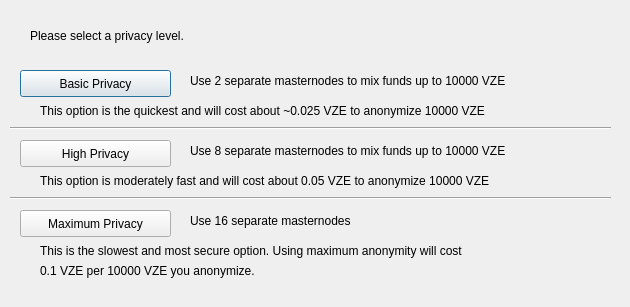
<?xml version="1.0" encoding="UTF-8"?>
<ui version="4.0">
 <class>ObfuscationConfig</class>
 <widget class="QDialog" name="ObfuscationConfig">
  <property name="geometry">
   <rect>
    <x>0</x>
    <y>0</y>
    <width>630</width>
    <height>307</height>
   </rect>
  </property>
  <property name="windowTitle">
   <string>Configure Obfuscation</string>
  </property>
  <widget class="QPushButton" name="buttonBasic">
   <property name="geometry">
    <rect>
     <x>20</x>
     <y>70</y>
     <width>151</width>
     <height>27</height>
    </rect>
   </property>
   <property name="text">
    <string>Basic Privacy</string>
   </property>
  </widget>
  <widget class="QPushButton" name="buttonHigh">
   <property name="geometry">
    <rect>
     <x>20</x>
     <y>140</y>
     <width>151</width>
     <height>27</height>
    </rect>
   </property>
   <property name="text">
    <string>High Privacy</string>
   </property>
  </widget>
  <widget class="QPushButton" name="buttonMax">
   <property name="geometry">
    <rect>
     <x>20</x>
     <y>210</y>
     <width>151</width>
     <height>27</height>
    </rect>
   </property>
   <property name="text">
    <string>Maximum Privacy</string>
   </property>
  </widget>
  <widget class="QLabel" name="label">
   <property name="geometry">
    <rect>
     <x>30</x>
     <y>20</y>
     <width>571</width>
     <height>31</height>
    </rect>
   </property>
   <property name="text">
    <string>Please select a privacy level.</string>
   </property>
  </widget>
  <widget class="QLabel" name="label_2">
   <property name="geometry">
    <rect>
     <x>190</x>
     <y>70</y>
     <width>421</width>
     <height>21</height>
    </rect>
   </property>
   <property name="text">
    <string>Use 2 separate masternodes to mix funds up to 10000 VZE</string>
   </property>
  </widget>
  <widget class="QLabel" name="label_3">
   <property name="geometry">
    <rect>
     <x>190</x>
     <y>140</y>
     <width>411</width>
     <height>21</height>
    </rect>
   </property>
   <property name="text">
    <string>Use 8 separate masternodes to mix funds up to 10000 VZE</string>
   </property>
  </widget>
  <widget class="QLabel" name="label_4">
   <property name="geometry">
    <rect>
     <x>190</x>
     <y>210</y>
     <width>421</width>
     <height>21</height>
    </rect>
   </property>
   <property name="text">
    <string>Use 16 separate masternodes</string>
   </property>
  </widget>
  <widget class="QLabel" name="label_6">
   <property name="geometry">
    <rect>
     <x>40</x>
     <y>100</y>
     <width>561</width>
     <height>21</height>
    </rect>
   </property>
   <property name="text">
    <string>This option is the quickest and will cost about ~0.025 VZE to anonymize 10000 VZE</string>
   </property>
  </widget>
  <widget class="QLabel" name="label_7">
   <property name="geometry">
    <rect>
     <x>40</x>
     <y>170</y>
     <width>561</width>
     <height>21</height>
    </rect>
   </property>
   <property name="text">
    <string>This option is moderately fast and will cost about 0.05 VZE to anonymize 10000 VZE</string>
   </property>
  </widget>
  <widget class="QLabel" name="label_8">
   <property name="geometry">
    <rect>
     <x>40</x>
     <y>240</y>
     <width>561</width>
     <height>21</height>
    </rect>
   </property>
   <property name="text">
    <string>This is the slowest and most secure option. Using maximum anonymity will cost</string>
   </property>
  </widget>
  <widget class="QLabel" name="label_9">
   <property name="geometry">
    <rect>
     <x>40</x>
     <y>260</y>
     <width>561</width>
     <height>21</height>
    </rect>
   </property>
   <property name="text">
    <string>0.1 VZE per 10000 VZE you anonymize.</string>
   </property>
  </widget>
  <widget class="Line" name="line">
   <property name="geometry">
    <rect>
     <x>10</x>
     <y>120</y>
     <width>601</width>
     <height>16</height>
    </rect>
   </property>
   <property name="orientation">
    <enum>Qt::Horizontal</enum>
   </property>
  </widget>
  <widget class="Line" name="line_2">
   <property name="geometry">
    <rect>
     <x>10</x>
     <y>190</y>
     <width>601</width>
     <height>16</height>
    </rect>
   </property>
   <property name="orientation">
    <enum>Qt::Horizontal</enum>
   </property>
  </widget>
 </widget>
 <resources/>
 <connections/>
</ui>
